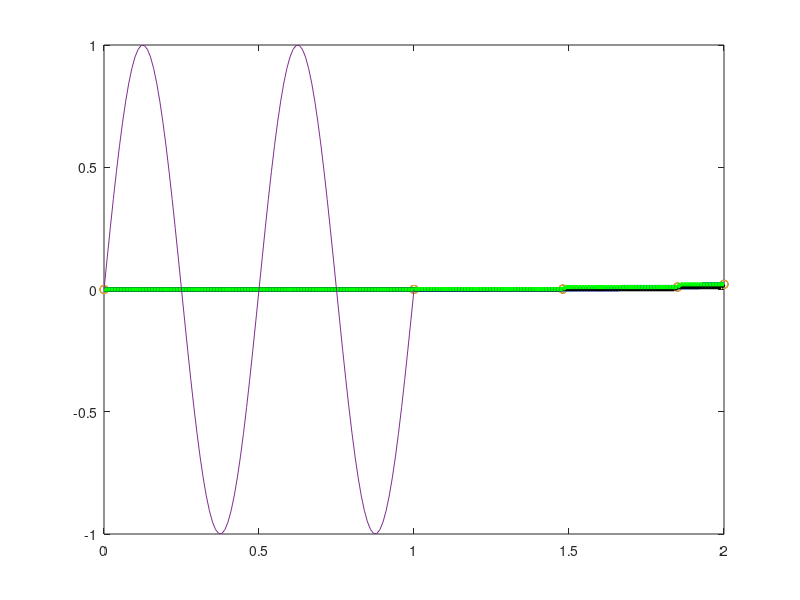
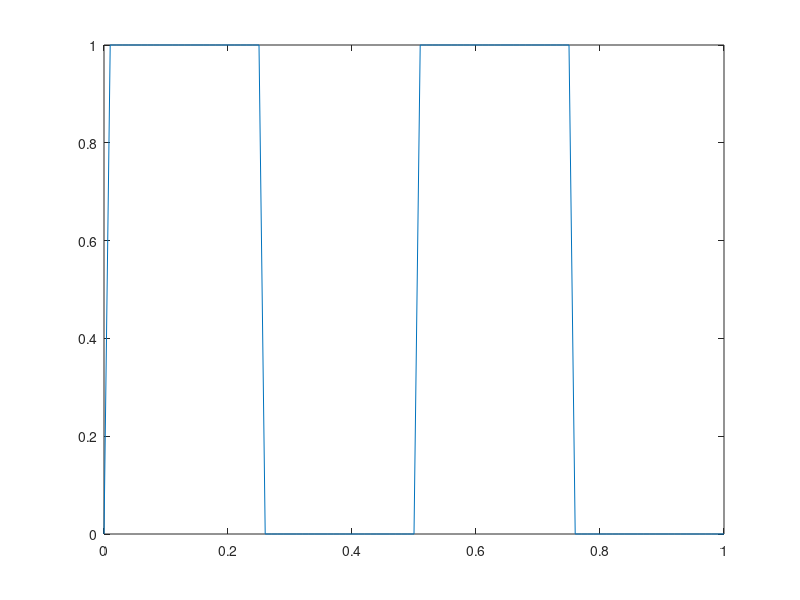
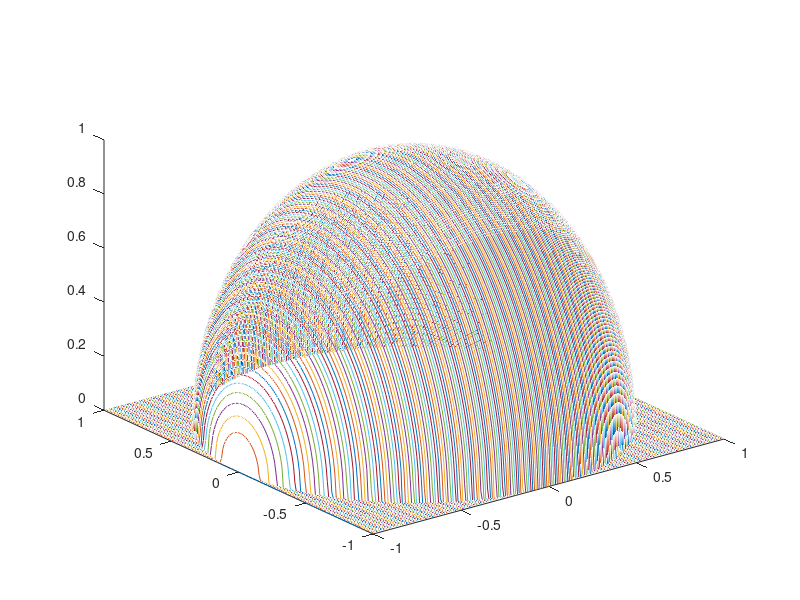

Write MATLAB code to recreate these figures, in order. (Note: this script raises an error after producing the figures.)
%% 7. lekcija
% Datu interpolācija
% Pieņemsim ka mums ir doti sekojoši dati
Udk = [2 1.85 1.48 1 0];
Idk = [21.2 10 1.7 0.3 0]*1e-3;
% Pieņemsim ka ir jāatrod I-? pie U = 0.5
(0.3e-3 - 0)/(1-0)*(0.5-0)+0e-3
% Matlabā, lai veiktu datu interpolāciju ir speciāla funkcija
% interp1()
% y_kas_ir_jaatrod = interp1(x,y,x_pie_kura_jaatrod,metode)
I = interp1(Udk,Idk,0.5,'linear')
I = interp1(Udk,Idk,0.5,'spline')
I = interp1(Udk,Idk,0.5,'pchip')
I = interp1(Udk,Idk,0.5,'nearest')
I = interp1(Udk,Idk,0.5,'next')
I = interp1(Udk,Idk,0.5,"previous")
%% Lineārā interpolācija (illustrācija)
UU = 0:0.01:2;
II = interp1(Udk,Idk,UU,"linear");
plot(Udk,Idk,"o",UU,II,"g")
%% Splainu interpolācija
II = interp1(Udk,Idk,UU,"spline");
plot(Udk,Idk,"o",UU,II,"g")
hold on
%% pchip interpolācija
II = interp1(Udk,Idk,UU,"pchip");
plot(UU,II,"c")
plot(UU,II,"c","LineWidth",3)
II = interp1(Udk,Idk,UU,"linear");
plot(UU,II,"r:")
plot(UU,II,"r:","LineWidth",2)
%% Tuvākā punkta interpolācija (noapaļošana)
II = interp1(Udk,Idk,UU,"nearest");
plot(UU,II,"b","LineWidth",3)
%% Interpolācija uz priekšu
II = interp1(Udk,Idk,UU,"next");
plot(UU,II,"k","LineWidth",3)
%% 7. lekcija
% Datu interpolācija
% Pieņemsim ka mums ir doti sekojoši dati
Udk = [2 1.85 1.48 1 0];
Idk = [21.2 10 1.7 0.3 0]*1e-3;
% Pieņemsim ka ir jāatrod I-? pie U = 0.5
(0.3e-3 - 0)/(1-0)*(0.5-0)+0e-3
% Matlabā, lai veiktu datu interpolāciju ir speciāla funkcija
% interp1()
% y_kas_ir_jaatrod = interp1(x,y,x_pie_kura_jaatrod,metode)
I = interp1(Udk,Idk,0.5,'linear')
I = interp1(Udk,Idk,0.5,'spline')
I = interp1(Udk,Idk,0.5,'pchip')
I = interp1(Udk,Idk,0.5,'nearest')
I = interp1(Udk,Idk,0.5,'next')
I = interp1(Udk,Idk,0.5,"previous")
%% Lineārā interpolācija (illustrācija)
UU = 0:0.01:2;
II = interp1(Udk,Idk,UU,"linear");
plot(Udk,Idk,"o",UU,II,"g")
%% Splainu interpolācija
II = interp1(Udk,Idk,UU,"spline");
plot(Udk,Idk,"o",UU,II,"g")
hold on
%% pchip interpolācija
II = interp1(Udk,Idk,UU,"pchip");
plot(UU,II,"c")
plot(UU,II,"c","LineWidth",3)
II = interp1(Udk,Idk,UU,"linear");
plot(UU,II,"r:")
plot(UU,II,"r:","LineWidth",2)
%% Tuvākā punkta interpolācija (noapaļošana)
II = interp1(Udk,Idk,UU,"nearest");
plot(UU,II,"b","LineWidth",3)
%% Interpolācija uz priekšu
II = interp1(Udk,Idk,UU,"next");
plot(UU,II,"k","LineWidth",3)
II = interp1(Udk,Idk,UU,"previous");
plot(UU,II,"g","LineWidth",3)
%% Datu filtrācija
a = 2>5
class(a)
whos
a = 2==5
a = 2==2
a = 2<5
%% Piemērs ar vektoriem
t = 0:7
tf = t>3
t(tf)
%% Datu filtrācija izmantošanas piemēri
%% 1. piemērs
% sinusoīda - jāizfiltrē vērtības, kas ir lielākas par 0
t = 0:0.01:1;
y = sin(2*pi*2*t);
plot(t,y)
yf = y>0; % y_filtrs
figure,plot(t,yf)
%% tai daļai, kas ir mazāka par 0
% piešķirsim vērtību x=0
% y(yf) - daļa, kas ir lielāka par 0
% y(~yf) - daļa, kas ir mazāka par 0
y(~yf) = 0;
y(~yf) = 0; % visām vērtībām kuriem
% ~yf ir vieninieki, tiek piešķirta cita vērtība
% Respektīvi, daļa kas ir zemāka par 0 pārvēršās par 0
% uzzīmēsim
figure,plot(t,y)
ylim([-1 1])
%% 2. piemērs
%% Telpiskās figūras
% uzzīmēsim 3D sfēru, un tad viņu nošķelsim
% datu filtrāciju, lai to nošķeltu
%%
% * sfēras konstruēšana
% sfēru apraksta
% x^2+y^2+z^2=R^2
R = 1
x = -1:0.01:1;
y = -1:0.01:1;
z = sqrt(R^2-(x.^2+y.^2));
plot3(x,y,z)
plot3(x,y,z,"LineWidth",3)
grid
%% x y nav neatkarīgi, līdz ar to nesanāca
% ilustrācijai samazināsim x,y soli
x = -1:0.5:1;
y = -1:0.5:1;
x
y
[X,Y]=meshgrid(x,y)
% atjaunosim smalku soli
x = -1:0.01:1;
y = -1:0.01:1;
[X,Y]=meshgrid(x,y);
Z = sqrt(R^2-(X.^2+Y.^2));
plot3(X,Y,Z)
mesh(X,Y,Z)
mesh(X,Y,abs(Z))
mesh(X,Y,real(Z))
%% novāksim kompleksus skaitļus
% to darīsim šādi:
% redzam, ka kompleksam skaitlim
% real(Z)==0
% Kā nezīmēt daļu no grafika
plot([1 2 3 4 5 6],[1 2 3 4 5 6])
plot([1 2 3 4 5 6],[1 2 NaN NaN 5 6])
0/0
1/0
%% pamatni (kompleksu daļu no sfēras)
% pārtaisīsim par NaN
ind = real(Z)==0;
Z(ind)=NaN;
mesh(X,Y,Z)
%% uzzīmēsim sfēras apakši (-sqrt)
Z2 = -sqrt(R^2-(X.^2+Y.^2));
ind2 = real(Z2)==0;
Z2(ind2)==NaN;
mesh([X,X],[Y,Y],[Z,Z2])
%% Datu filtrācija
a = 2>5
class(a)
whos
a = 2==5
a = 2==2
a = 2<5
%% Piemērs ar vektoriem
t = 0:7
tf = t>3
t(tf)
%% Datu filtrācija izmantošanas piemēri
%% 1. piemērs
% sinusoīda - jāizfiltrē vērtības, kas ir lielākas par 0
t = 0:0.01:1;
y = sin(2*pi*2*t);
plot(t,y)
yf = y>0; % y_filtrs
figure,plot(t,yf)
%% tai daļai, kas ir mazāka par 0
% piešķirsim vērtību x=0
% y(yf) - daļa, kas ir lielāka par 0
% y(~yf) - daļa, kas ir mazāka par 0
y(~yf) = 0;
y(~yf) = 0; % visām vērtībām kuriem
% ~yf ir vieninieki, tiek piešķirta cita vērtība
% Respektīvi, daļa kas ir zemāka par 0 pārvēršās par 0
% uzzīmēsim
figure,plot(t,y)
ylim([-1 1])
%% 2. piemērs
%% Telpiskās figūras
% uzzīmēsim 3D sfēru, un tad viņu nošķelsim
% datu filtrāciju, lai to nošķeltu
%%
% * sfēras konstruēšana
% sfēru apraksta
% x^2+y^2+z^2=R^2
R = 1
x = -1:0.01:1;
y = -1:0.01:1;
z = sqrt(R^2-(x.^2+y.^2));
plot3(x,y,z)
plot3(x,y,z,"LineWidth",3)
grid
%% x y nav neatkarīgi, līdz ar to nesanāca
% ilustrācijai samazināsim x,y soli
x = -1:0.5:1;
y = -1:0.5:1;
x
y
[X,Y]=meshgrid(x,y)
% atjaunosim smalku soli
x = -1:0.01:1;
y = -1:0.01:1;
[X,Y]=meshgrid(x,y);
Z = sqrt(R^2-(X.^2+Y.^2));
plot3(X,Y,Z)
mesh(X,Y,Z)
mesh(X,Y,abs(Z))
mesh(X,Y,real(Z))
%% novāksim kompleksus skaitļus
% to darīsim šādi:
% redzam, ka kompleksam skaitlim
% real(Z)==0
% Kā nezīmēt daļu no grafika
plot([1 2 3 4 5 6],[1 2 3 4 5 6])
plot([1 2 3 4 5 6],[1 2 NaN NaN 5 6])
0/0
1/0
%% pamatni (kompleksu daļu no sfēras)
% pārtaisīsim par NaN
ind = real(Z)==0;
Z(ind)=NaN;
mesh(X,Y,Z)
%% uzzīmēsim sfēras apakši (-sqrt)
Z2 = -sqrt(R^2-(X.^2+Y.^2));
ind2 = real(Z2)==0;
Z2(ind2)==NaN;
mesh([X,X],[Y,Y],[Z,Z2])
Z2 = -sqrt(R^2-(X.^2+Y.^2));
ind2 = real(Z2)==0;
Z2(ind2)=NaN;
mesh([X,X],[Y,Y],[Z,Z2])
%% Izgriezīsim gredzenu no sfēras
ind_gredzens = (Z > 0.5)&(Z<0.7);
Z_gradzens = Z;
Z_gradzens(~ind_gredzens)=NaN;
figure,mesh(X,Y,Z_gredzens)
zlim([-1 1])
Z_gredzens = Z;
Z_gredzens(~ind_gredzens)=NaN;
figure,mesh(X,Y,Z_gredzens)
zlim([-1 1])
ind_gredzens = (Z > 0.5)&(Z<0.7);
Z_gredzens = Z;
Z_gredzens(~ind_gredzens)=NaN;
figure,mesh(X,Y,Z_gredzens)
zlim([-1 1])